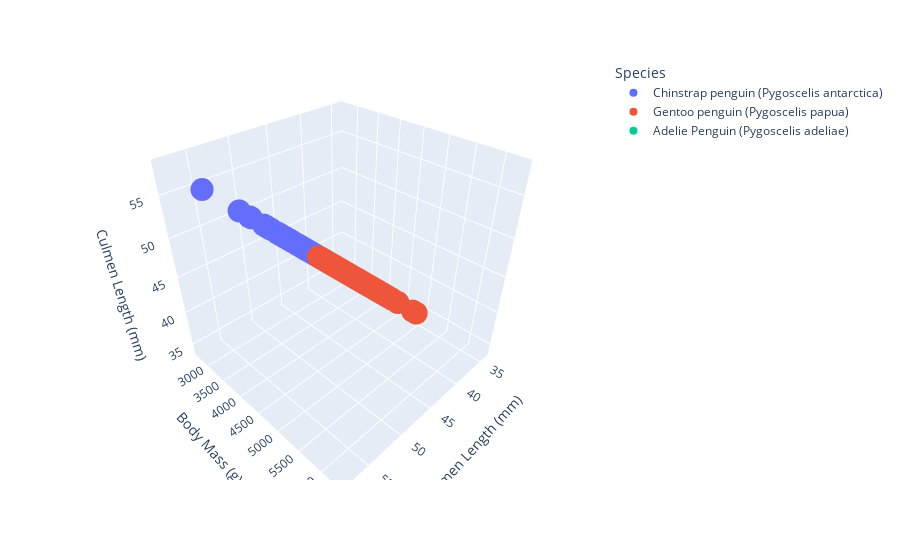

Notebook code for this chart:
### Code cell
import plotly.express as plotly
import matplotlib.pyplot as plt
import numpy as np
# Plot 3D scatter
fig = plotly.scatter_3d(
    X_train,
    x='Culmen Length (mm)',
    y='Body Mass (g)',
    z='Culmen Length (mm)',
    color='Species',
    hover_name='Species'
)


fig.show()
#bar plor of island population ratios
bar= data_summary[["Island_Biscoe", "Island_Dream", "Island_Torgersen"]].plot(
    kind="barh",
    stacked=True,
    figsize=(8, 6),
    colormap="viridis"
)

bar = data_summary[["Sex_MALE", "Sex_FEMALE"]].plot(
    kind="barh",
    stacked=True,
    figsize=(8, 6),
    colormap="viridis"
)

#labs :)
bar.set_title("Island Population Ratios by Penguin Species")
bar.set_ylabel("Population Ratio")
bar.set_xlabel("Species")
bar.legend(title="Island")
plt.tight_layout()

### Figure 1 — Plotly figure (JSON) as saved in the notebook; plotly's stock layout.template omitted (floating-point values rounded to 4 significant figures)
{"data": [{"hovertemplate": "<b>%{hovertext}</b><br><br>Species=Chinstrap penguin (Pygoscelis antarctica)<br>Culmen Length (mm)=%{z}<br>Body Mass (g)=%{y}<extra></extra>", "hovertext": ["Chinstrap penguin (Pygoscelis antarctica)", "Chinstrap penguin (Pygoscelis antarctica)", "Chinstrap penguin (Pygoscelis antarctica)", "Chinstrap penguin (Pygoscelis antarctica)", "Chinstrap penguin (Pygoscelis antarctica)", "Chinstrap penguin (Pygoscelis antarctica)", "Chinstrap penguin (Pygoscelis antarctica)", "Chinstrap penguin (Pygoscelis antarctica)", "Chinstrap penguin (Pygoscelis antarctica)", "Chinstrap penguin (Pygoscelis antarctica)", "Chinstrap penguin (Pygoscelis antarctica)", "Chinstrap penguin (Pygoscelis antarctica)", "Chinstrap penguin (Pygoscelis antarctica)", "Chinstrap penguin (Pygoscelis antarctica)", "Chinstrap penguin (Pygoscelis antarctica)", "Chinstrap penguin (Pygoscelis antarctica)", "Chinstrap penguin (Pygoscelis antarctica)", "Chinstrap penguin (Pygoscelis antarctica)", "Chinstrap penguin (Pygoscelis antarctica)", "Chinstrap penguin (Pygoscelis antarctica)", "Chinstrap penguin (Pygoscelis antarctica)", "Chinstrap penguin (Pygoscelis antarctica)", "Chinstrap penguin (Pygoscelis antarctica)", "Chinstrap penguin (Pygoscelis antarctica)", "Chinstrap penguin (Pygoscelis antarctica)", "Chinstrap penguin (Pygoscelis antarctica)", "Chinstrap penguin (Pygoscelis antarctica)", "Chinstrap penguin (Pygoscelis antarctica)", "Chinstrap penguin (Pygoscelis antarctica)", "Chinstrap penguin (Pygoscelis antarctica)", "Chinstrap penguin (Pygoscelis antarctica)", "Chinstrap penguin (Pygoscelis antarctica)", "Chinstrap penguin (Pygoscelis antarctica)", "Chinstrap penguin (Pygoscelis antarctica)", "Chinstrap penguin (Pygoscelis antarctica)", "Chinstrap penguin (Pygoscelis antarctica)", "Chinstrap penguin (Pygoscelis antarctica)", "Chinstrap penguin (Pygoscelis antarctica)", "Chinstrap penguin (Pygoscelis antarctica)", "Chinstrap penguin (Pygoscelis antarctica)", "Chinstrap penguin (Pygoscelis antarctica)", "Chinstrap penguin (Pygoscelis antarctica)", "Chinstrap penguin (Pygoscelis antarctica)", "Chinstrap penguin (Pygoscelis antarctica)", "Chinstrap penguin (Pygoscelis antarctica)", "Chinstrap penguin (Pygoscelis antarctica)", "Chinstrap penguin (Pygoscelis antarctica)", "Chinstrap penguin (Pygoscelis antarctica)", "Chinstrap penguin (Pygoscelis antarctica)", "Chinstrap penguin (Pygoscelis antarctica)", "Chinstrap penguin (Pygoscelis antarctica)", "Chinstrap penguin (Pygoscelis antarctica)", "Chinstrap penguin (Pygoscelis antarctica)", "Chinstrap penguin (Pygoscelis antarctica)", "Chinstrap penguin (Pygoscelis antarctica)", "Chinstrap penguin (Pygoscelis antarctica)"], "legendgroup": "Chinstrap penguin (Pygoscelis antarctica)", "marker": {"color": "#636efa", "symbol": "circle"}, "mode": "markers", "name": "Chinstrap penguin (Pygoscelis antarctica)", "scene": "scene", "showlegend": true, "type": "scatter3d", "x": [40.9, 49.0, 51.0, 52.8, 46.1, 49.7, 58.0, 46.9, 50.1, 52.2, 46.0, 51.7, 45.7, 49.0, 42.5, 45.2, 50.8, 49.3, 53.5, 52.0, 45.5, 46.5, 47.5, 55.8, 49.6, 52.0, 54.2, 50.8, 46.4, 50.9, 47.0, 52.0, 43.5, 51.3, 43.2, 45.9, 49.2, 51.4, 45.2, 46.6, 50.5, 45.7, 45.6, 51.3, 50.5, 48.1, 50.2, 49.8, 51.3, 46.7, 50.9, 46.8, 45.4, 47.6, 51.5, 42.4], "y": [3200.0, 3950.0, 4100.0, 4550.0, 3250.0, 3600.0, 3700.0, 2700.0, 3400.0, 3450.0, 4150.0, 3775.0, 3600.0, 4300.0, 3350.0, 3950.0, 4450.0, 4050.0, 4500.0, 4150.0, 3500.0, 3500.0, 3900.0, 4000.0, 3775.0, 4050.0, 4300.0, 4100.0, 3450.0, 3675.0, 3700.0, 4800.0, 3400.0, 3650.0, 2900.0, 3575.0, 4400.0, 3950.0, 3250.0, 3800.0, 3400.0, 3650.0, 3525.0, 3750.0, 4050.0, 3325.0, 3775.0, 3675.0, 3700.0, 3300.0, 3550.0, 3650.0, 3525.0, 3850.0, 3250.0, 3600.0], "z": [40.9, 49.0, 51.0, 52.8, 46.1, 49.7, 58.0, 46.9, 50.1, 52.2, 46.0, 51.7, 45.7, 49.0, 42.5, 45.2, 50.8, 49.3, 53.5, 52.0, 45.5, 46.5, 47.5, 55.8, 49.6, 52.0, 54.2, 50.8, 46.4, 50.9, 47.0, 52.0, 43.5, 51.3, 43.2, 45.9, 49.2, 51.4, 45.2, 46.6, 50.5, 45.7, 45.6, 51.3, 50.5, 48.1, 50.2, 49.8, 51.3, 46.7, 50.9, 46.8, 45.4, 47.6, 51.5, 42.4]}, {"hovertemplate": "<b>%{hovertext}</b><br><br>Species=Gentoo penguin (Pygoscelis papua)<br>Culmen Length (mm)=%{z}<br>Body Mass (g)=%{y}<extra></extra>", "hovertext": ["Gentoo penguin (Pygoscelis papua)", "Gentoo penguin (Pygoscelis papua)", "Gentoo penguin (Pygoscelis papua)", "Gentoo penguin (Pygoscelis papua)", "Gentoo penguin (Pygoscelis papua)", "Gentoo penguin (Pygoscelis papua)", "Gentoo penguin (Pygoscelis papua)", "Gentoo penguin (Pygoscelis papua)", "Gentoo penguin (Pygoscelis papua)", "Gentoo penguin (Pygoscelis papua)", "Gentoo penguin (Pygoscelis papua)", "Gentoo penguin (Pygoscelis papua)", "Gentoo penguin (Pygoscelis papua)", "Gentoo penguin (Pygoscelis papua)", "Gentoo penguin (Pygoscelis papua)", "Gentoo penguin (Pygoscelis papua)", "Gentoo penguin (Pygoscelis papua)", "Gentoo penguin (Pygoscelis papua)", "Gentoo penguin (Pygoscelis papua)", "Gentoo penguin (Pygoscelis papua)", "Gentoo penguin (Pygoscelis papua)", "Gentoo penguin (Pygoscelis papua)", "Gentoo penguin (Pygoscelis papua)", "Gentoo penguin (Pygoscelis papua)", "Gentoo penguin (Pygoscelis papua)", "Gentoo penguin (Pygoscelis papua)", "Gentoo penguin (Pygoscelis papua)", "Gentoo penguin (Pygoscelis papua)", "Gentoo penguin (Pygoscelis papua)", "Gentoo penguin (Pygoscelis papua)", "Gentoo penguin (Pygoscelis papua)", "Gentoo penguin (Pygoscelis papua)", "Gentoo penguin (Pygoscelis papua)", "Gentoo penguin (Pygoscelis papua)", "Gentoo penguin (Pygoscelis papua)", "Gentoo penguin (Pygoscelis papua)", "Gentoo penguin (Pygoscelis papua)", "Gentoo penguin (Pygoscelis papua)", "Gentoo penguin (Pygoscelis papua)", "Gentoo penguin (Pygoscelis papua)", "Gentoo penguin (Pygoscelis papua)", "Gentoo penguin (Pygoscelis papua)", "Gentoo penguin (Pygoscelis papua)", "Gentoo penguin (Pygoscelis papua)", "Gentoo penguin (Pygoscelis papua)", "Gentoo penguin (Pygoscelis papua)", "Gentoo penguin (Pygoscelis papua)", "Gentoo penguin (Pygoscelis papua)", "Gentoo penguin (Pygoscelis papua)", "Gentoo penguin (Pygoscelis papua)", "Gentoo penguin (Pygoscelis papua)", "Gentoo penguin (Pygoscelis papua)", "Gentoo penguin (Pygoscelis papua)", "Gentoo penguin (Pygoscelis papua)", "Gentoo penguin (Pygoscelis papua)", "Gentoo penguin (Pygoscelis papua)", "Gentoo penguin (Pygoscelis papua)", "Gentoo penguin (Pygoscelis papua)", "Gentoo penguin (Pygoscelis papua)", "Gentoo penguin (Pygoscelis papua)", "Gentoo penguin (Pygoscelis papua)", "Gentoo penguin (Pygoscelis papua)", "Gentoo penguin (Pygoscelis papua)", "Gentoo penguin (Pygoscelis papua)", "Gentoo penguin (Pygoscelis papua)", "Gentoo penguin (Pygoscelis papua)", "Gentoo penguin (Pygoscelis papua)", "Gentoo penguin (Pygoscelis papua)", "Gentoo penguin (Pygoscelis papua)", "Gentoo penguin (Pygoscelis papua)", "Gentoo penguin (Pygoscelis papua)", "Gentoo penguin (Pygoscelis papua)", "Gentoo penguin (Pygoscelis papua)", "Gentoo penguin (Pygoscelis papua)", "Gentoo penguin (Pygoscelis papua)", "Gentoo penguin (Pygoscelis papua)", "Gentoo penguin (Pygoscelis papua)", "Gentoo penguin (Pygoscelis papua)", "Gentoo penguin (Pygoscelis papua)", "Gentoo penguin (Pygoscelis papua)", "Gentoo penguin (Pygoscelis papua)", "Gentoo penguin (Pygoscelis papua)", "Gentoo penguin (Pygoscelis papua)", "Gentoo penguin (Pygoscelis papua)", "Gentoo penguin (Pygoscelis papua)", "Gentoo penguin (Pygoscelis papua)", "Gentoo penguin (Pygoscelis papua)", "Gentoo penguin (Pygoscelis papua)", "Gentoo penguin (Pygoscelis papua)", "Gentoo penguin (Pygoscelis papua)", "Gentoo penguin (Pygoscelis papua)", "Gentoo penguin (Pygoscelis papua)"], "legendgroup": "Gentoo penguin (Pygoscelis papua)", "marker": {"color": "#EF553B", "symbol": "circle"}, "mode": "markers", "name": "Gentoo penguin (Pygoscelis papua)", "scene": "scene", "showlegend": true, "type": "scatter3d", "x": [50.0, 45.8, 47.2, 45.7, 49.1, 48.1, 42.9, 49.5, 46.1, 42.8, 49.6, 45.4, 48.2, 44.9, 50.4, 45.1, 50.5, 40.9, 45.1, 44.9, 48.4, 46.5, 44.4, 42.7, 49.1, 45.2, 42.6, 51.5, 50.1, 45.5, 45.3, 48.8, 50.4, 48.5, 46.4, 49.2, 47.8, 43.6, 52.2, 43.3, 43.8, 51.1, 47.5, 46.8, 50.8, 49.0, 45.5, 51.3, 46.3, 45.5, 46.2, 46.1, 45.3, 45.2, 46.6, 43.4, 46.5, 42.0, 43.2, 49.1, 50.0, 45.1, 45.2, 50.0, 43.5, 52.1, 49.9, 48.7, 46.8, 50.5, 46.5, 48.4, 48.7, 49.8, 45.0, 49.4, 47.5, 44.5, 50.0, 45.5, 46.2, 46.2, 45.2, 47.2, 45.8, 46.5, 49.3, 55.9, 50.7, 43.5, 46.7, 51.1], "y": [5700.0, 4200.0, 4975.0, 4400.0, 5150.0, 5500.0, 5000.0, 5650.0, 4500.0, 4700.0, 5700.0, 4800.0, 4600.0, 4750.0, 5750.0, 4400.0, 5000.0, 4650.0, 5050.0, 5100.0, 5400.0, 5200.0, 5250.0, 3950.0, 4625.0, 5200.0, 4950.0, 5500.0, 5000.0, 4750.0, 4300.0, 6000.0, 5550.0, 5300.0, 4700.0, 6300.0, 5650.0, 4900.0, 5400.0, 4575.0, 4300.0, 6000.0, 4875.0, 4850.0, 5600.0, 5550.0, 5000.0, 5300.0, 5050.0, 4650.0, 5300.0, 5100.0, 4200.0, 5950.0, 4850.0, 4600.0, 4400.0, 4150.0, 4450.0, 5500.0, 5350.0, 5000.0, 5300.0, 5700.0, 4650.0, 5550.0, 5400.0, 5350.0, 5150.0, 5400.0, 4900.0, 5850.0, 4450.0, 5700.0, 5050.0, 4925.0, 4950.0, 4850.0, 5550.0, 4200.0, 4800.0, 4375.0, 4750.0, 4925.0, 4700.0, 4550.0, 5850.0, 5600.0, 5550.0, 4700.0, 5200.0, 5250.0], "z": [50.0, 45.8, 47.2, 45.7, 49.1, 48.1, 42.9, 49.5, 46.1, 42.8, 49.6, 45.4, 48.2, 44.9, 50.4, 45.1, 50.5, 40.9, 45.1, 44.9, 48.4, 46.5, 44.4, 42.7, 49.1, 45.2, 42.6, 51.5, 50.1, 45.5, 45.3, 48.8, 50.4, 48.5, 46.4, 49.2, 47.8, 43.6, 52.2, 43.3, 43.8, 51.1, 47.5, 46.8, 50.8, 49.0, 45.5, 51.3, 46.3, 45.5, 46.2, 46.1, 45.3, 45.2, 46.6, 43.4, 46.5, 42.0, 43.2, 49.1, 50.0, 45.1, 45.2, 50.0, 43.5, 52.1, 49.9, 48.7, 46.8, 50.5, 46.5, 48.4, 48.7, 49.8, 45.0, 49.4, 47.5, 44.5, 50.0, 45.5, 46.2, 46.2, 45.2, 47.2, 45.8, 46.5, 49.3, 55.9, 50.7, 43.5, 46.7, 51.1]}, {"hovertemplate": "<b>%{hovertext}</b><br><br>Species=Adelie Penguin (Pygoscelis adeliae)<br>Culmen Length (mm)=%{z}<br>Body Mass (g)=%{y}<extra></extra>", "hovertext": ["Adelie Penguin (Pygoscelis adeliae)", "Adelie Penguin (Pygoscelis adeliae)", "Adelie Penguin (Pygoscelis adeliae)", "Adelie Penguin (Pygoscelis adeliae)", "Adelie Penguin (Pygoscelis adeliae)", "Adelie Penguin (Pygoscelis adeliae)", "Adelie Penguin (Pygoscelis adeliae)", "Adelie Penguin (Pygoscelis adeliae)", "Adelie Penguin (Pygoscelis adeliae)", "Adelie Penguin (Pygoscelis adeliae)", "Adelie Penguin (Pygoscelis adeliae)", "Adelie Penguin (Pygoscelis adeliae)", "Adelie Penguin (Pygoscelis adeliae)", "Adelie Penguin (Pygoscelis adeliae)", "Adelie Penguin (Pygoscelis adeliae)", "Adelie Penguin (Pygoscelis adeliae)", "Adelie Penguin (Pygoscelis adeliae)", "Adelie Penguin (Pygoscelis adeliae)", "Adelie Penguin (Pygoscelis adeliae)", "Adelie Penguin (Pygoscelis adeliae)", "Adelie Penguin (Pygoscelis adeliae)", "Adelie Penguin (Pygoscelis adeliae)", "Adelie Penguin (Pygoscelis adeliae)", "Adelie Penguin (Pygoscelis adeliae)", "Adelie Penguin (Pygoscelis adeliae)", "Adelie Penguin (Pygoscelis adeliae)", "Adelie Penguin (Pygoscelis adeliae)", "Adelie Penguin (Pygoscelis adeliae)", "Adelie Penguin (Pygoscelis adeliae)", "Adelie Penguin (Pygoscelis adeliae)", "Adelie Penguin (Pygoscelis adeliae)", "Adelie Penguin (Pygoscelis adeliae)", "Adelie Penguin (Pygoscelis adeliae)", "Adelie Penguin (Pygoscelis adeliae)", "Adelie Penguin (Pygoscelis adeliae)", "Adelie Penguin (Pygoscelis adeliae)", "Adelie Penguin (Pygoscelis adeliae)", "Adelie Penguin (Pygoscelis adeliae)", "Adelie Penguin (Pygoscelis adeliae)", "Adelie Penguin (Pygoscelis adeliae)", "Adelie Penguin (Pygoscelis adeliae)", "Adelie Penguin (Pygoscelis adeliae)", "Adelie Penguin (Pygoscelis adeliae)", "Adelie Penguin (Pygoscelis adeliae)", "Adelie Penguin (Pygoscelis adeliae)", "Adelie Penguin (Pygoscelis adeliae)", "Adelie Penguin (Pygoscelis adeliae)", "Adelie Penguin (Pygoscelis adeliae)", "Adelie Penguin (Pygoscelis adeliae)", "Adelie Penguin (Pygoscelis adeliae)", "Adelie Penguin (Pygoscelis adeliae)", "Adelie Penguin (Pygoscelis adeliae)", "Adelie Penguin (Pygoscelis adeliae)", "Adelie Penguin (Pygoscelis adeliae)", "Adelie Penguin (Pygoscelis adeliae)", "Adelie Penguin (Pygoscelis adeliae)", "Adelie Penguin (Pygoscelis adeliae)", "Adelie Penguin (Pygoscelis adeliae)", "Adelie Penguin (Pygoscelis adeliae)", "Adelie Penguin (Pygoscelis adeliae)", "Adelie Penguin (Pygoscelis adeliae)", "Adelie Penguin (Pygoscelis adeliae)", "Adelie Penguin (Pygoscelis adeliae)", "Adelie Penguin (Pygoscelis adeliae)", "Adelie Penguin (Pygoscelis adeliae)", "Adelie Penguin (Pygoscelis adeliae)", "Adelie Penguin (Pygoscelis adeliae)", "Adelie Penguin (Pygoscelis adeliae)", "Adelie Penguin (Pygoscelis adeliae)", "Adelie Penguin (Pygoscelis adeliae)", "Adelie Penguin (Pygoscelis adeliae)", "Adelie Penguin (Pygoscelis adeliae)", "Adelie Penguin (Pygoscelis adeliae)", "Adelie Penguin (Pygoscelis adeliae)", "Adelie Penguin (Pygoscelis adeliae)", "Adelie Penguin (Pygoscelis adeliae)", "Adelie Penguin (Pygoscelis adeliae)", "Adelie Penguin (Pygoscelis adeliae)", "Adelie Penguin (Pygoscelis adeliae)", "Adelie Penguin (Pygoscelis adeliae)", "Adelie Penguin (Pygoscelis adeliae)", "Adelie Penguin (Pygoscelis adeliae)", "Adelie Penguin (Pygoscelis adeliae)", "Adelie Penguin (Pygoscelis adeliae)", "Adelie Penguin (Pygoscelis adeliae)", "Adelie Penguin (Pygoscelis adeliae)", "Adelie Penguin (Pygoscelis adeliae)", "Adelie Penguin (Pygoscelis adeliae)", "Adelie Penguin (Pygoscelis adeliae)", "Adelie Penguin (Pygoscelis adeliae)", "Adelie Penguin (Pygoscelis adeliae)", "Adelie Penguin (Pygoscelis adeliae)", "Adelie Penguin (Pygoscelis adeliae)", "Adelie Penguin (Pygoscelis adeliae)", "Adelie Penguin (Pygoscelis adeliae)", "Adelie Penguin (Pygoscelis adeliae)", "Adelie Penguin (Pygoscelis adeliae)", "Adelie Penguin (Pygoscelis adeliae)", "Adelie Penguin (Pygoscelis adeliae)", "Adelie Penguin (Pygoscelis adeliae)", "Adelie Penguin (Pygoscelis adeliae)", "Adelie Penguin (Pygoscelis adeliae)", "Adelie Penguin (Pygoscelis adeliae)", "Adelie Penguin (Pygoscelis adeliae)", "Adelie Penguin (Pygoscelis adeliae)", "Adelie Penguin (Pygoscelis adeliae)", "Adelie Penguin (Pygoscelis adeliae)", "Adelie Penguin (Pygoscelis adeliae)"], "legendgroup": "Adelie Penguin (Pygoscelis adeliae)", "marker": {"color": "#00cc96", "symbol": "circle"}, "mode": "markers", "name": "Adelie Penguin (Pygoscelis adeliae)", "scene": "scene", "showlegend": true, "type": "scatter3d", "x": [41.1, 34.6, 34.0, 41.1, 42.1, 35.7, 38.8, 39.0, 34.4, 39.6, 42.2, 37.9, 35.1, 38.3, 37.3, 41.1, 40.9, 38.1, 37.6, 35.7, 40.1, 37.0, 43.1, 40.5, 41.5, 36.0, 35.0, 37.7, 40.7, 40.5, 39.0, 42.0, 37.9, 37.0, 41.4, 36.8, 37.7, 42.5, 36.4, 46.0, 38.5, 42.2, 42.9, 36.2, 40.2, 39.7, 38.8, 34.6, 36.7, 38.9, 34.5, 37.2, 36.6, 39.7, 37.6, 35.3, 36.0, 42.3, 36.0, 41.0, 44.1, 38.1, 38.8, 35.5, 45.6, 37.5, 37.3, 36.0, 40.2, 37.2, 43.2, 36.4, 41.1, 35.2, 36.3, 35.7, 40.8, 44.1, 37.8, 39.0, 39.2, 37.3, 38.2, 41.1, 45.8, 42.8, 38.6, 40.3, 41.3, 39.5, 35.9, 40.6, 40.9, 36.2, 38.9, 40.2, 40.6, 41.4, 39.2, 39.6, 39.7, 41.8, 38.6, 39.2, 40.6, 35.9, 39.5, 36.7], "y": [4050.0, 4400.0, 3400.0, 3900.0, 4000.0, 3350.0, 3950.0, 3550.0, 3325.0, 4450.0, 3550.0, 2925.0, 4200.0, 3950.0, 3000.0, 4300.0, 3900.0, 3700.0, 3750.0, 3550.0, 4300.0, 3000.0, 3500.0, 3950.0, 4000.0, 3100.0, 3450.0, 3600.0, 3725.0, 3200.0, 3050.0, 4050.0, 3150.0, 3400.0, 3700.0, 3500.0, 3075.0, 4500.0, 3325.0, 4200.0, 3325.0, 4275.0, 4700.0, 3150.0, 3450.0, 4250.0, 3275.0, 3200.0, 3800.0, 3600.0, 2900.0, 3900.0, 3475.0, 3550.0, 3600.0, 3800.0, 3450.0, 4150.0, 3700.0, 4725.0, 4000.0, 3175.0, 3800.0, 3350.0, 4600.0, 4475.0, 3350.0, 3450.0, 3975.0, 3900.0, 4100.0, 2850.0, 3325.0, 3050.0, 3800.0, 3150.0, 4300.0, 4400.0, 4250.0, 3650.0, 4675.0, 3775.0, 3950.0, 4100.0, 4150.0, 4250.0, 2900.0, 3250.0, 4400.0, 3250.0, 3800.0, 4000.0, 3700.0, 3300.0, 3625.0, 3400.0, 3800.0, 3875.0, 4150.0, 3900.0, 3900.0, 4450.0, 3750.0, 4250.0, 3475.0, 3050.0, 3300.0, 3450.0], "z": [41.1, 34.6, 34.0, 41.1, 42.1, 35.7, 38.8, 39.0, 34.4, 39.6, 42.2, 37.9, 35.1, 38.3, 37.3, 41.1, 40.9, 38.1, 37.6, 35.7, 40.1, 37.0, 43.1, 40.5, 41.5, 36.0, 35.0, 37.7, 40.7, 40.5, 39.0, 42.0, 37.9, 37.0, 41.4, 36.8, 37.7, 42.5, 36.4, 46.0, 38.5, 42.2, 42.9, 36.2, 40.2, 39.7, 38.8, 34.6, 36.7, 38.9, 34.5, 37.2, 36.6, 39.7, 37.6, 35.3, 36.0, 42.3, 36.0, 41.0, 44.1, 38.1, 38.8, 35.5, 45.6, 37.5, 37.3, 36.0, 40.2, 37.2, 43.2, 36.4, 41.1, 35.2, 36.3, 35.7, 40.8, 44.1, 37.8, 39.0, 39.2, 37.3, 38.2, 41.1, 45.8, 42.8, 38.6, 40.3, 41.3, 39.5, 35.9, 40.6, 40.9, 36.2, 38.9, 40.2, 40.6, 41.4, 39.2, 39.6, 39.7, 41.8, 38.6, 39.2, 40.6, 35.9, 39.5, 36.7]}], "layout": {"legend": {"title": {"text": "Species"}, "tracegroupgap": 0}, "margin": {"t": 60}, "scene": {"domain": {"x": [0, 1], "y": [0, 1]}, "xaxis": {"title": {"text": "Culmen Length (mm)"}}, "yaxis": {"title": {"text": "Body Mass (g)"}}, "zaxis": {"title": {"text": "Culmen Length (mm)"}}}}}
